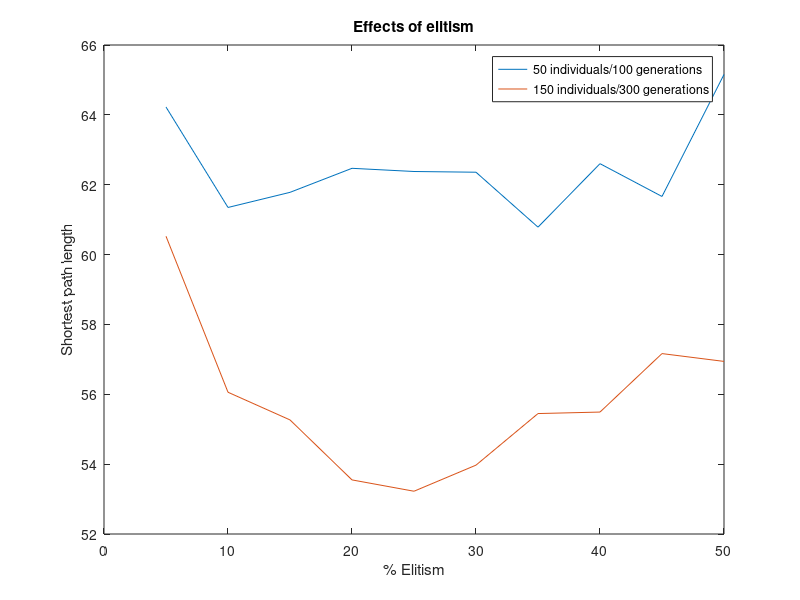

Write the MATLAB code that produced this figure.
A = [64.22422 61.3487  61.78158 62.46978 62.37838  62.3578 60.7854 62.6025 61.6636 65.1567];
B = [60.52426 56.05846 55.26634 53.54884 53.224475 53.9716 55.4483 55.4912 57.1651 56.9415];

X = [5 10 15 20 25 30 35 40 45 50]

plot(X,A)
%clear title xlabel ylabel
xlabel('% Elitism')
ylabel('Shortest path length')
hold on
plot(X,B)
legend('50 individuals/100 generations','150 individuals/300 generations')
title('Effects of elitism')
hold off